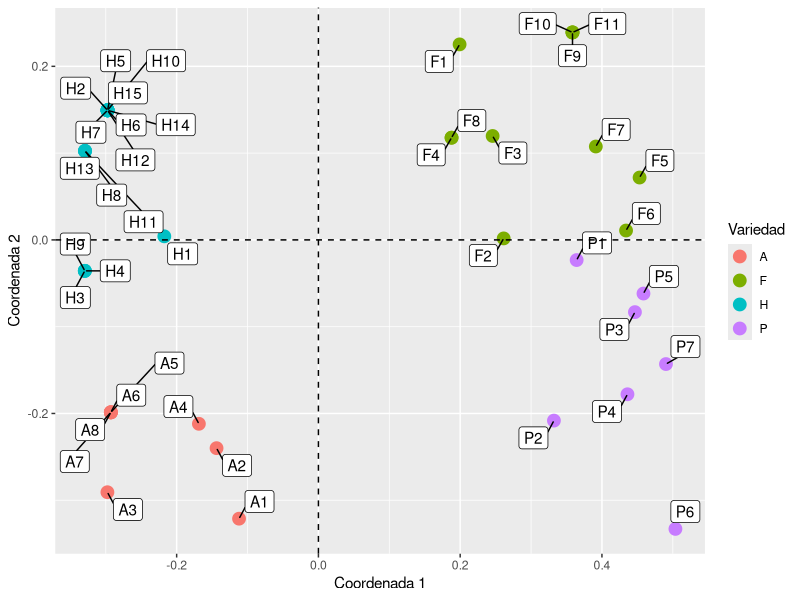

R code for this plot:
## ---- chunk 1
knitr::opts_chunk$set(echo = TRUE, message = FALSE, warning = FALSE)
## ---- chunk 2
library(cluster)
library(ggrepel)
library(kableExtra)
library(tidyverse)
## ---- chunk 3
datos <- read_csv2(here::here("data", "raw", "CUALITATIVAS.csv"))
## ---- chunk 4
glimpse(datos)
## ---- chunk 5
sapply(datos, function(x) mean(x == "-1")) %>%
  round(2)
## ---- chunk 6
datos <- datos %>%
  mutate(
    CLADOSP = ifelse(CLADOSP == "-1", NA, CLADOSP),
    CMV = ifelse(CMV == "-1", NA, CMV)
  )
## ---- chunk 7
variedad1 <- datos[1, -1] %>% unlist() %>% unname()
variedad2 <- datos[2, -1] %>% unlist() %>% unname()
similaridad_1_2 <- mean(variedad1 == variedad2, na.rm = TRUE) * 100
## ---- chunk 8
variedad12 <- datos[12, -1] %>% unlist() %>% unname()
variedad13 <- datos[13, -1] %>% unlist() %>% unname()
similaridad_12_13 <- mean(variedad12 == variedad13, na.rm = TRUE) * 100
## ---- chunk 9
datos_fct <- datos %>%
  mutate_all(as.factor)
## ---- chunk 10
matriz_distancia <- daisy(datos_fct[-1], "gower")
matriz_similaridad <- 1 - matriz_distancia
## ---- chunk 11
matriz_similaridad[1] == (similaridad_1_2 / 100)
## ---- chunk 12
coordenadas_principales <- cmdscale(sqrt(matriz_distancia), eig = TRUE)
## ---- chunk 13
datos_cp <- as.data.frame(coordenadas_principales$points)
colnames(datos_cp) <- c("c1", "c2")
datos_cp$etiqueta <- datos$VARIEDAD
datos_cp$variedad <- substr(datos_cp$etiqueta, 1, 1)
## ---- chunk 14
ggplot(datos_cp) + 
  geom_point(aes(c1, c2, color = variedad), size = 4) + 
  geom_label_repel(aes(c1, c2, label = etiqueta), max.overlaps = 30) + 
  geom_vline(xintercept = 0, linetype = "dashed") + 
  geom_hline(yintercept = 0, linetype = "dashed") + 
  labs(
    x = "Coordenada 1",
    y = "Coordenada 2",
    color = "Variedad"
  )
